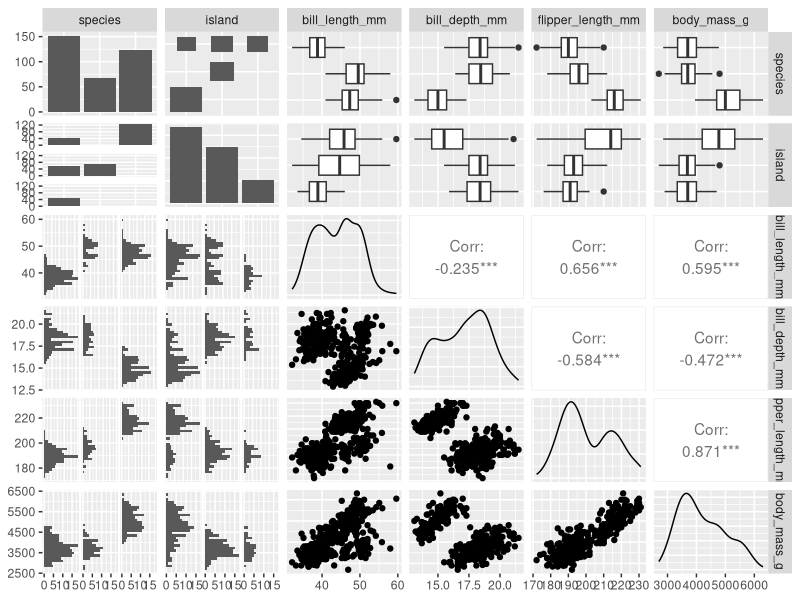
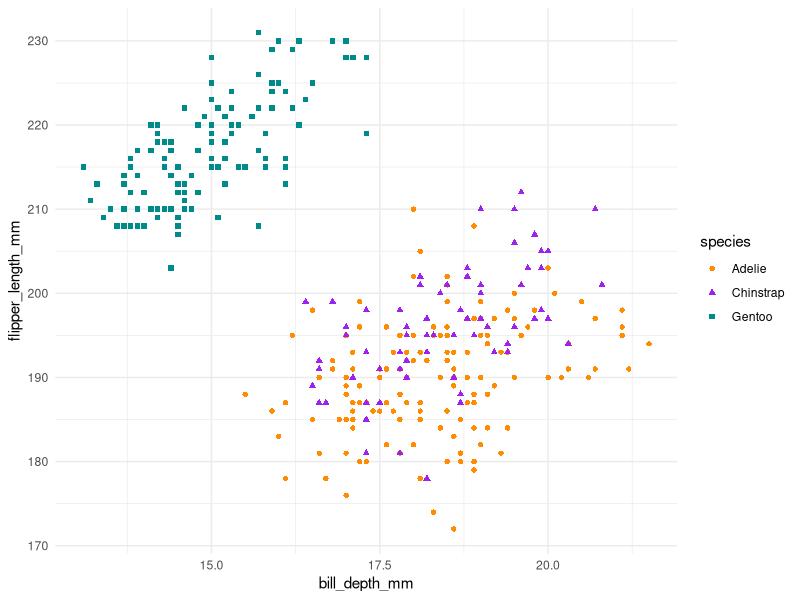
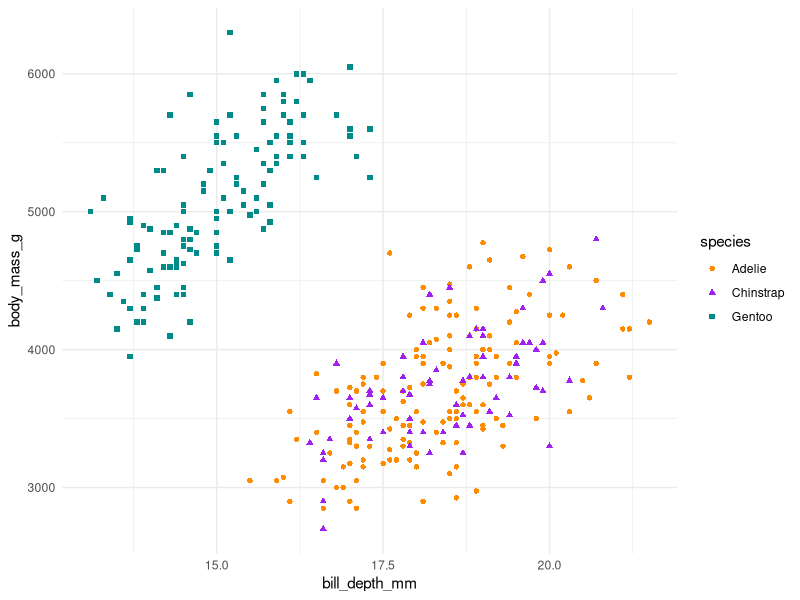
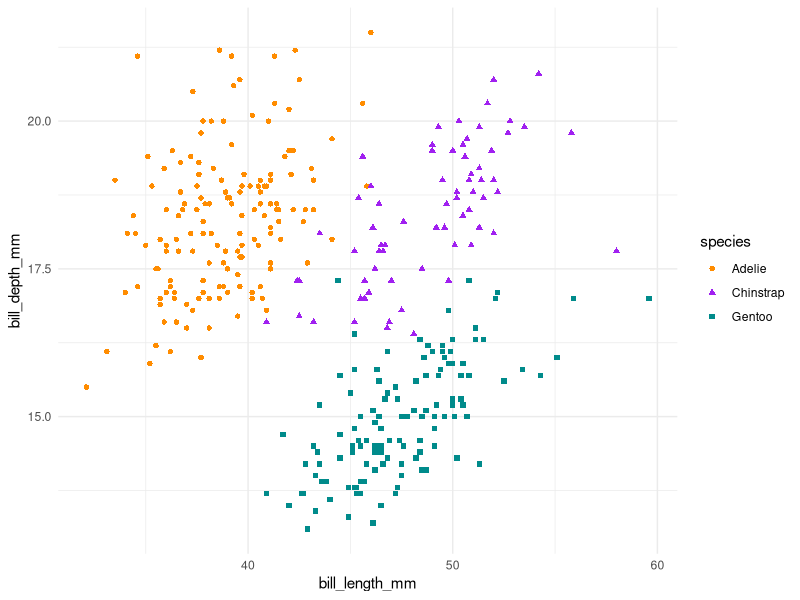
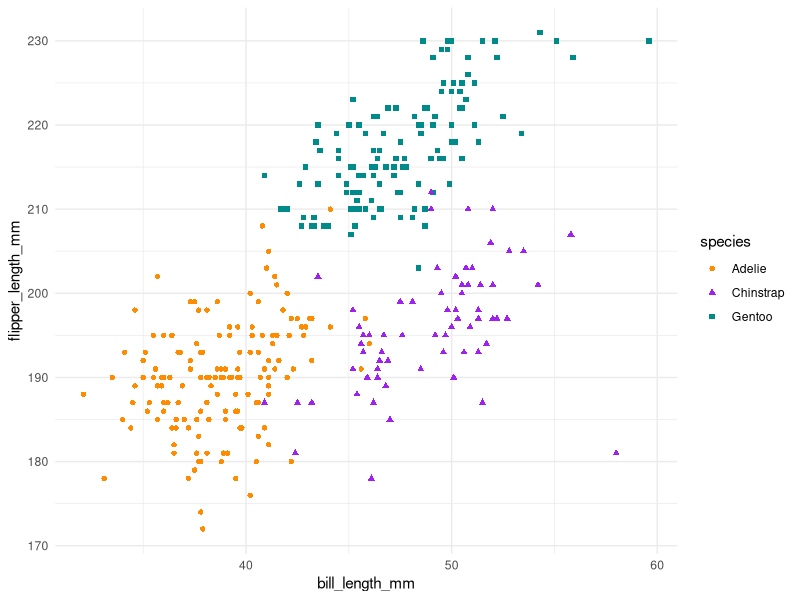

Write the R code that produced these figures, in order.
## ---- chunk 1
# install.packages("palmerpenguins")
library(palmerpenguins)
library(ggplot2)
library(GGally) # Used for pairwise correlation plots
library(dplyr)
library(purrr)
## ---- chunk 2
data("penguins", package = "palmerpenguins")
## ---- chunk 3
head(penguins)
## ---- chunk 4
sum(complete.cases(penguins))
## ---- chunk 5
ggpairs(penguins, columns = 1:6)
## ---- chunk 6
penguins %>% 
   group_by(species, island) %>% 
   summarise(species_count = n())
## ---- chunk 7
ggplot(penguins,
       aes(x = bill_depth_mm,
           y = flipper_length_mm,
           colour = species,
           shape = species)) +
   geom_point() +
   theme_minimal() +
   scale_color_manual(values = c("darkorange","purple","cyan4"))

ggplot(penguins,
       aes(x = bill_depth_mm,
           y = body_mass_g,
           colour = species,
           shape = species)) +
   geom_point() +
   theme_minimal() +
   scale_color_manual(values = c("darkorange","purple","cyan4"))
## ---- chunk 8
ggplot(penguins,
       aes(x = bill_length_mm,
           y = bill_depth_mm,
           colour = species,
           shape = species)) +
   geom_point() +
   theme_minimal() +
   scale_color_manual(values = c("darkorange","purple","cyan4"))

ggplot(penguins,
       aes(x = bill_length_mm,
           y = flipper_length_mm,
           colour = species,
           shape = species)) +
   geom_point() +
   theme_minimal() +
   scale_color_manual(values = c("darkorange","purple","cyan4"))
